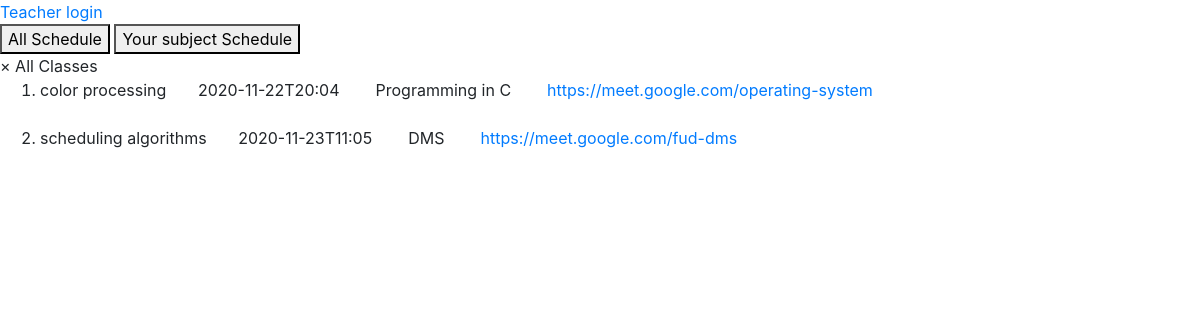
The app's page /schedule with its own data.
### app.py (models this page shows, shortened)
class MySchedule(db.Model):
	id = db.Column(db.Integer, primary_key=True)
	subject = db.Column(db.String(100), default=1)
	topic = db.Column(db.String(2000), nullable=False)
	time = db.Column(db.String(50))
	url = db.Column(db.String(50), nullable=False)

### app.py (the view)
@app.route("/schedule", methods=["GET", "POST"])
def setSchedule():
	if(request.method=="POST"):
		subject = request.form["subject"]
		topic = request.form["topic"]
		time = request.form["time"]
		url = request.form["meetingurl"]
		new_schedule = MySchedule(subject=subject, topic=topic, time=time, url = url)
		try:
			db.session.add(new_schedule)
			db.session.commit()
			return redirect("/schedule")
		except:
			return "something went wrong"
	else:
		current_time = datetime.utcnow
		subjectclasses = db.session.query(MySchedule).filter_by(subject="DMS").all()
		db.session.commit()
		allclasses = db.session.query(MySchedule).all()
		db.session.commit()
		return render_template("schedule.html", allclasses=allclasses, subjectclasses = subjectclasses)

### templates/schedule.html (shortened to what this page needs)
{% include "base.html" %}
{% if session['teacher_logged_in'] %}
<Div style=" max-width: 80rem; margin: auto; margin-bottom: 5vh; background-color: rgb(65, 43, 43); color: antiquewhite; box-shadow: 0 20px 30px 0 rgba(1, 24, 24, 0.3);
    padding: 10px;
    border: inherit;
    border-radius: 5px;" class="heading">
  <h3 style="padding-top: 3vh; padding-bottom: 3vh; text-align: center; font-family: monospace;" > Schedule a class here </h3>
</Div>
<div style="width: 100%;
    height: auto;
    max-width: 70rem;
    margin: auto; border: 3px solid rgb(29, 25, 25); border-radius: 15px;
box-shadow: 0 20px 30px 0 rgba(23, 121, 121, 0.3);">
  <form style="padding: 15px 15px 15px 15px;" action= "/schedule" method="post">
      <div class="form-group">
      <label for="exampleInputPassword1">Topic</label>
      <input type="text" class="form-control" name="topic" required="true">
    </div>
    <div class="form-group">
      <label for="exampleInputPassword1">Subject</label>
      <input type="text" class="form-control" name="subject" required="true">
    </div>
    <div class="form-group">
      <label for="exampleInputPassword1">Time</label>
      <input type="datetime-local" class="form-control" name="time" required="true">
    </div>
    <div class="form-group">
      <label for="exampleInputPassword1">Meeting URL</label>
      <input type="text" class="form-control" name="meetingurl" required="true">
    </div>
    <button type="submit" class="btn btn-primary">Submit</button>
  </form>
</div>
<br><br>
{%else%}
    <a href="/teacher-login"> Teacher login </a>
{% endif %}
<div class="w3-bar w3-black">
  <button class="w3-bar-item w3-button" onclick="openCity('London')">All Schedule</button>
  <button class="w3-bar-item w3-button" onclick="openCity('Paris')">Your subject Schedule</button>
</div>
<div id="London" class="w3-container w3-display-container city">
  <span onclick="this.parentElement.style.display='none'">&times;</span>
  All Classes <br>
  <ol>
    {% for i in allclasses %}
       <li> {{i.topic}} &nbsp;&nbsp;&nbsp;&nbsp;&nbsp; {{i.time}} &nbsp;&nbsp;&nbsp;&nbsp;&nbsp;&nbsp; {{i.subject}}  &nbsp;&nbsp;&nbsp;&nbsp;&nbsp;&nbsp; <a href="{{i.url}}" target="_blank">{{i.url}}</a>
        </li>
        <br>
    {% endfor %}
    </ol>
</div>

### records on screen
MySchedule: topic "color processing", time "2020-11-22T20:04", subject "Programming in C", url "https://meet.google.com/operating-system"
MySchedule: topic "scheduling algorithms", time "2020-11-23T11:05", subject "DMS", url "https://meet.google.com/fud-dms"
